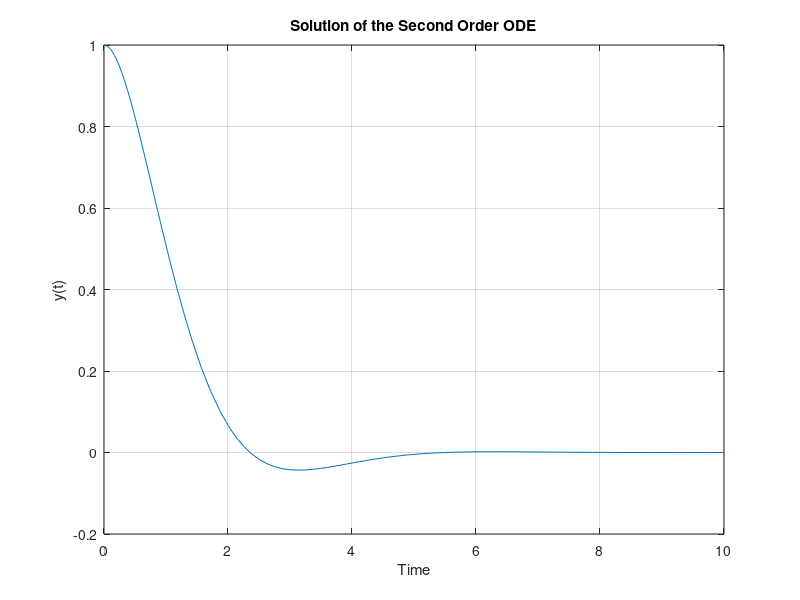

This chart was generated by the following MATLAB code:
% 定义二阶微分方程的函数
% y(1) = y, y(2) = dy/dt;  y2''=-2y1-2y
%f匿名函数必须同时接受两个输入 (t,y),y是两维向量时[]内，y1';y2'
f = @(t, y) [y(2); -2*y(2) - 2*y(1)];
% 也可单独创建函数m文件
% function dydt = odefun(t,y)
% dydt = zeros(2,1);
% dydt(1) = y(1)+2*y(2);
% dydt(2) = 3*y(1)+2*y(2);
% end
% 定义初始条件
y0 = [1; 0]; % 初始值 y(0) = 1, dy/dt(0) = 0

% 定义仿真时间范围
tspan = [0 10];

% 调用 ode45 函数求解微分方程;ode45 仅适用于使用两个输入参数（t 和 y）的函数
[t, y] = ode45(f, tspan, y0);

% 绘图
plot(t, y(:, 1)); % 绘制 y(t)
xlabel('Time');
ylabel('y(t)');
title('Solution of the Second Order ODE');
grid on;
